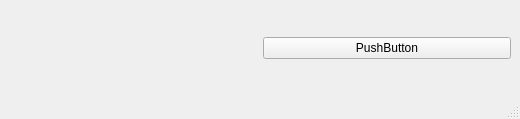
<?xml version="1.0" encoding="UTF-8"?>
<ui version="4.0">
 <class>MainWindow</class>
 <widget class="QMainWindow" name="MainWindow">
  <property name="geometry">
   <rect>
    <x>0</x>
    <y>0</y>
    <width>520</width>
    <height>119</height>
   </rect>
  </property>
  <property name="windowTitle">
   <string>MainWindow</string>
  </property>
  <widget class="QWidget" name="centralwidget">
   <layout class="QHBoxLayout" name="horizontalLayout">
    <item>
     <widget class="QLabel" name="label">
      <property name="text">
       <string/>
      </property>
     </widget>
    </item>
    <item>
     <widget class="QPushButton" name="pushButton">
      <property name="text">
       <string>PushButton</string>
      </property>
     </widget>
    </item>
   </layout>
  </widget>
  <widget class="QMenuBar" name="menubar">
   <property name="geometry">
    <rect>
     <x>0</x>
     <y>0</y>
     <width>520</width>
     <height>22</height>
    </rect>
   </property>
  </widget>
  <widget class="QStatusBar" name="statusbar"/>
 </widget>
 <resources/>
 <connections/>
</ui>
